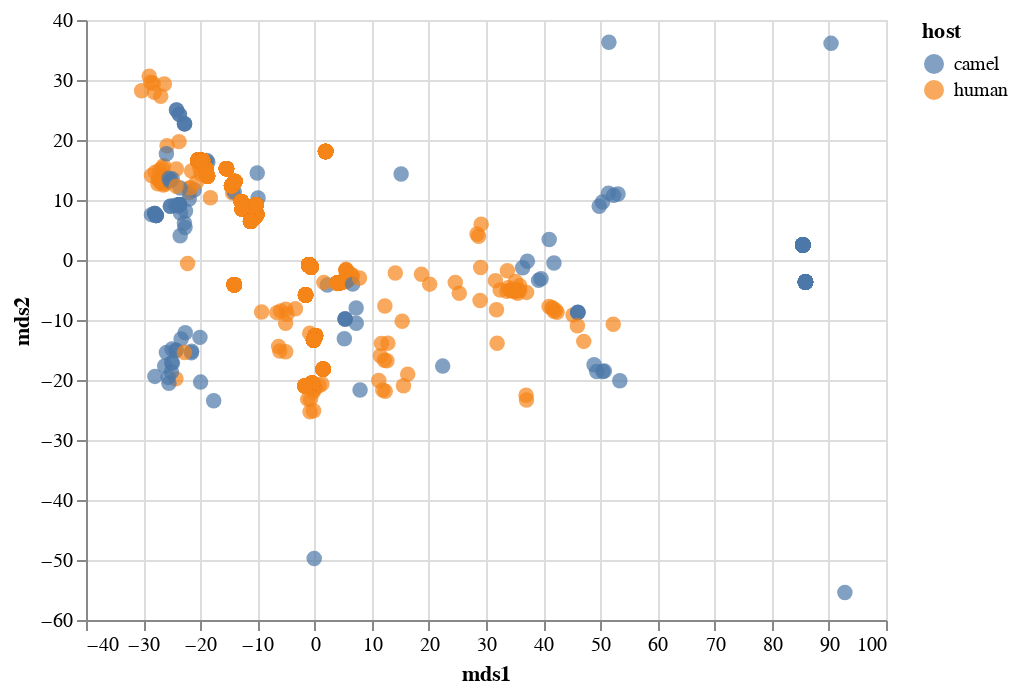

The code cell stored with this chart in its notebook:
### Code cell
scatterplot_with_tooltip_interactive(merged_mds_df,'mds1','mds2',"mds1","mds2",['strain'],'host:N')

### Figure 1 — Vega-Lite specification as saved in the notebook (floating-point values rounded to 4 significant figures; data arrays with more than 128 entries replaced by an {"elided": "..."} marker saying what was removed)
{"$schema": "https://vega.github.io/schema/vega-lite/v3.4.0.json", "config": {"mark": {"tooltip": null}, "view": {"height": 300, "width": 400}}, "data": {"name": "data-4b7273a3d920285651ed3679328f6fc5"}, "datasets": {"data-4b7273a3d920285651ed3679328f6fc5": {"elided": "1203 records"}}, "encoding": {"color": {"field": "host", "type": "nominal"}, "tooltip": [{"field": "strain", "type": "nominal"}], "x": {"field": "mds1", "title": "mds1", "type": "quantitative"}, "y": {"field": "mds2", "title": "mds2", "type": "quantitative"}}, "mark": {"size": 60, "type": "circle"}, "selection": {"selector020": {"bind": "scales", "encodings": ["x", "y"], "type": "interval"}}}
